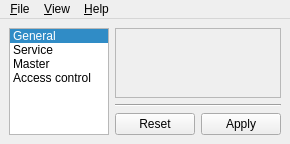
<?xml version="1.0" encoding="UTF-8"?>
<ui version="4.0">
 <class>MainWindow</class>
 <widget class="QMainWindow" name="MainWindow">
  <property name="windowTitle">
   <string>Veyon Configurator</string>
  </property>
  <property name="windowIcon">
   <iconset resource="../resources/configurator.qrc">
    <normaloff>:/configurator/veyon-configurator.png</normaloff>:/configurator/veyon-configurator.png</iconset>
  </property>
  <widget class="QWidget" name="centralwidget">
   <layout class="QGridLayout" name="gridLayout" columnstretch="0,1">
    <item row="0" column="0" rowspan="3">
     <widget class="QListWidget" name="pageSelector">
      <property name="verticalScrollBarPolicy">
       <enum>Qt::ScrollBarAsNeeded</enum>
      </property>
      <property name="horizontalScrollBarPolicy">
       <enum>Qt::ScrollBarAlwaysOff</enum>
      </property>
      <property name="sizeAdjustPolicy">
       <enum>QAbstractScrollArea::AdjustToContents</enum>
      </property>
      <property name="iconSize">
       <size>
        <width>48</width>
        <height>48</height>
       </size>
      </property>
      <property name="textElideMode">
       <enum>Qt::ElideNone</enum>
      </property>
      <property name="spacing">
       <number>4</number>
      </property>
      <property name="viewMode">
       <enum>QListView::ListMode</enum>
      </property>
      <property name="uniformItemSizes">
       <bool>true</bool>
      </property>
      <property name="currentRow">
       <number>0</number>
      </property>
      <item>
       <property name="text">
        <string>General</string>
       </property>
       <property name="icon">
        <iconset resource="../resources/configurator.qrc">
         <normaloff>:/configurator/configure-shortcuts.png</normaloff>:/configurator/configure-shortcuts.png</iconset>
       </property>
       <property name="flags">
        <set>ItemIsSelectable|ItemIsUserCheckable|ItemIsEnabled</set>
       </property>
      </item>
      <item>
       <property name="text">
        <string>Service</string>
       </property>
       <property name="icon">
        <iconset resource="../resources/configurator.qrc">
         <normaloff>:/configurator/application-x-sharedlib.png</normaloff>:/configurator/application-x-sharedlib.png</iconset>
       </property>
       <property name="flags">
        <set>ItemIsSelectable|ItemIsUserCheckable|ItemIsEnabled</set>
       </property>
      </item>
      <item>
       <property name="text">
        <string>Master</string>
       </property>
       <property name="icon">
        <iconset resource="../resources/configurator.qrc">
         <normaloff>:/configurator/application-x-ms-dos-executable.png</normaloff>:/configurator/application-x-ms-dos-executable.png</iconset>
       </property>
       <property name="flags">
        <set>ItemIsSelectable|ItemIsUserCheckable|ItemIsEnabled</set>
       </property>
      </item>
      <item>
       <property name="text">
        <string>Access control</string>
       </property>
       <property name="icon">
        <iconset resource="../resources/configurator.qrc">
         <normaloff>:/configurator/network-vpn.png</normaloff>:/configurator/network-vpn.png</iconset>
       </property>
       <property name="flags">
        <set>ItemIsSelectable|ItemIsUserCheckable|ItemIsEnabled</set>
       </property>
      </item>
     </widget>
    </item>
    <item row="0" column="1">
     <widget class="QScrollArea" name="scrollArea">
      <property name="horizontalScrollBarPolicy">
       <enum>Qt::ScrollBarAlwaysOff</enum>
      </property>
      <property name="widgetResizable">
       <bool>true</bool>
      </property>
      <widget class="QWidget" name="scrollAreaWidgetContents">
       <layout class="QVBoxLayout" name="verticalLayout">
        <property name="leftMargin">
         <number>0</number>
        </property>
        <property name="topMargin">
         <number>10</number>
        </property>
        <property name="rightMargin">
         <number>0</number>
        </property>
        <property name="bottomMargin">
         <number>10</number>
        </property>
        <item>
         <widget class="QStackedWidget" name="configPages">
          <property name="currentIndex">
           <number>0</number>
          </property>
          <widget class="GeneralConfigurationPage" name="generalConfigurationPage"/>
          <widget class="ServiceConfigurationPage" name="serviceConfigurationPage"/>
          <widget class="MasterConfigurationPage" name="masterConfigurationPage"/>
          <widget class="AccessControlPage" name="accessControlPage"/>
         </widget>
        </item>
       </layout>
      </widget>
     </widget>
    </item>
    <item row="1" column="1">
     <widget class="Line" name="line">
      <property name="orientation">
       <enum>Qt::Horizontal</enum>
      </property>
     </widget>
    </item>
    <item row="2" column="1">
     <widget class="QDialogButtonBox" name="buttonBox">
      <property name="standardButtons">
       <set>QDialogButtonBox::Apply|QDialogButtonBox::Reset</set>
      </property>
      <property name="centerButtons">
       <bool>false</bool>
      </property>
     </widget>
    </item>
   </layout>
  </widget>
  <widget class="QMenuBar" name="menubar">
   <widget class="QMenu" name="menu_File">
    <property name="title">
     <string>&amp;File</string>
    </property>
    <addaction name="actionLoadSettings"/>
    <addaction name="actionSaveSettings"/>
    <addaction name="separator"/>
    <addaction name="actionResetConfiguration"/>
    <addaction name="separator"/>
    <addaction name="actionQuit"/>
   </widget>
   <widget class="QMenu" name="menu_Help">
    <property name="title">
     <string>&amp;Help</string>
    </property>
    <addaction name="actionAboutVeyon"/>
    <addaction name="actionAboutQt"/>
   </widget>
   <widget class="QMenu" name="menu_View">
    <property name="title">
     <string>&amp;View</string>
    </property>
    <addaction name="viewModeStandard"/>
    <addaction name="viewModeAdvanced"/>
   </widget>
   <addaction name="menu_File"/>
   <addaction name="menu_View"/>
   <addaction name="menu_Help"/>
  </widget>
  <action name="actionQuit">
   <property name="text">
    <string>&amp;Quit</string>
   </property>
   <property name="shortcut">
    <string>Ctrl+Q</string>
   </property>
  </action>
  <action name="actionSaveSettings">
   <property name="icon">
    <iconset resource="../../core/resources/core.qrc">
     <normaloff>:/core/document-save.png</normaloff>:/core/document-save.png</iconset>
   </property>
   <property name="text">
    <string>&amp;Save settings to file</string>
   </property>
   <property name="toolTip">
    <string>Save settings to file</string>
   </property>
   <property name="shortcut">
    <string>Ctrl+S</string>
   </property>
  </action>
  <action name="actionLoadSettings">
   <property name="icon">
    <iconset resource="../../core/resources/core.qrc">
     <normaloff>:/core/document-open.png</normaloff>:/core/document-open.png</iconset>
   </property>
   <property name="text">
    <string>L&amp;oad settings from file</string>
   </property>
   <property name="shortcut">
    <string>Ctrl+O</string>
   </property>
  </action>
  <action name="actionAboutVeyon">
   <property name="icon">
    <iconset resource="../../core/resources/core.qrc">
     <normaloff>:/core/help-about.png</normaloff>:/core/help-about.png</iconset>
   </property>
   <property name="text">
    <string>About Veyon</string>
   </property>
  </action>
  <action name="actionAboutQt">
   <property name="text">
    <string>About Qt</string>
   </property>
  </action>
  <action name="actionResetConfiguration">
   <property name="icon">
    <iconset resource="../../core/resources/core.qrc">
     <normaloff>:/core/edit-delete.png</normaloff>:/core/edit-delete.png</iconset>
   </property>
   <property name="text">
    <string>Reset configuration</string>
   </property>
  </action>
  <action name="viewModeStandard">
   <property name="checkable">
    <bool>true</bool>
   </property>
   <property name="text">
    <string>&amp;Standard</string>
   </property>
  </action>
  <action name="viewModeAdvanced">
   <property name="checkable">
    <bool>true</bool>
   </property>
   <property name="text">
    <string>&amp;Advanced</string>
   </property>
  </action>
 </widget>
 <customwidgets>
  <customwidget>
   <class>AccessControlPage</class>
   <extends>QWidget</extends>
   <header>AccessControlPage.h</header>
   <container>1</container>
  </customwidget>
  <customwidget>
   <class>GeneralConfigurationPage</class>
   <extends>QWidget</extends>
   <header>GeneralConfigurationPage.h</header>
   <container>1</container>
  </customwidget>
  <customwidget>
   <class>MasterConfigurationPage</class>
   <extends>QWidget</extends>
   <header>MasterConfigurationPage.h</header>
   <container>1</container>
  </customwidget>
  <customwidget>
   <class>ServiceConfigurationPage</class>
   <extends>QWidget</extends>
   <header>ServiceConfigurationPage.h</header>
   <container>1</container>
  </customwidget>
 </customwidgets>
 <resources>
  <include location="../../core/resources/core.qrc"/>
  <include location="../resources/configurator.qrc"/>
 </resources>
 <connections>
  <connection>
   <sender>pageSelector</sender>
   <signal>currentRowChanged(int)</signal>
   <receiver>configPages</receiver>
   <slot>setCurrentIndex(int)</slot>
   <hints>
    <hint type="sourcelabel">
     <x>108</x>
     <y>301</y>
    </hint>
    <hint type="destinationlabel">
     <x>502</x>
     <y>301</y>
    </hint>
   </hints>
  </connection>
  <connection>
   <sender>actionAboutVeyon</sender>
   <signal>triggered()</signal>
   <receiver>MainWindow</receiver>
   <slot>aboutVeyon()</slot>
   <hints>
    <hint type="sourcelabel">
     <x>-1</x>
     <y>-1</y>
    </hint>
    <hint type="destinationlabel">
     <x>357</x>
     <y>282</y>
    </hint>
   </hints>
  </connection>
  <connection>
   <sender>actionQuit</sender>
   <signal>triggered()</signal>
   <receiver>MainWindow</receiver>
   <slot>close()</slot>
   <hints>
    <hint type="sourcelabel">
     <x>-1</x>
     <y>-1</y>
    </hint>
    <hint type="destinationlabel">
     <x>357</x>
     <y>282</y>
    </hint>
   </hints>
  </connection>
  <connection>
   <sender>actionResetConfiguration</sender>
   <signal>triggered()</signal>
   <receiver>MainWindow</receiver>
   <slot>resetConfiguration()</slot>
   <hints>
    <hint type="sourcelabel">
     <x>-1</x>
     <y>-1</y>
    </hint>
    <hint type="destinationlabel">
     <x>680</x>
     <y>426</y>
    </hint>
   </hints>
  </connection>
 </connections>
 <slots>
  <slot>aboutVeyon()</slot>
  <slot>resetConfiguration()</slot>
 </slots>
</ui>
